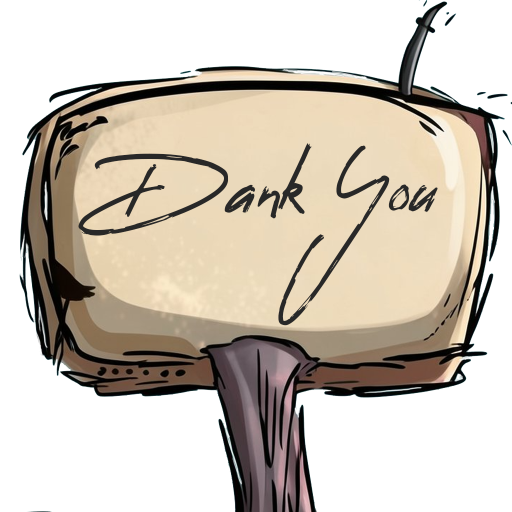
#> input picture icons/Dank you.png, 1024 x 1024 px, given in place of Iconic Polaroid.png, which was not available (shown at 1/2 size)
$ python process_iconic_polaroid.py
#> lines starting #> are read from the running program, lines starting #| are printed output that depends on the picture; pictures that were not available may be replaced by others from this repository, and a replacement may not be noted
#!/usr/bin/env python3
# -*- coding: utf-8 -*-
"""
Process the hand-painted 'Iconic Polaroid.png' into the polaroid
icon family (1024 PNG + multi-resolution ICO).

The source is 1920x1080 RGB with a solid (40, 40, 40) dark background
and cream (225, 213, 198) line art.  This script:

  1. Center-crops to 1080x1080 square.
  2. Reverse-composites the flat-background render into cream+alpha,
     so anti-aliased edges get correct partial transparency.
  3. Downscales to 1024x1024 with LANCZOS.
  4. Saves as icons/polaroid.png and multi-resolution .ico.
"""

import numpy as np
from PIL import Image
from pathlib import Path

HERE   = Path(__file__).resolve().parent
SRC    = HERE / 'Iconic Polaroid.png'
OUT_PNG = HERE / 'polaroid.png'
OUT_ICO = HERE / 'polaroid.ico'

BG    = np.array([40, 40, 40],   dtype=np.float32)
CREAM = np.array([225, 213, 198], dtype=np.float32)

src = np.asarray(Image.open(SRC).convert('RGB'), dtype=np.float32)
h, w = src.shape[:2]
#> h = 1024; w = 1024

# Center crop to square
s = min(h, w)
#> s = 1024
y0 = (h - s) // 2
#> y0 = 0
x0 = (w - s) // 2
#> x0 = 0
cropped = src[y0:y0 + s, x0:x0 + s]

# Reverse-composite: observed = cream * a + bg * (1-a)
# => a = (observed - bg) / (cream - bg)
# Use max over channels to keep sharp edges even if source has subtle
# color deviation.
denom = CREAM - BG
alpha_channels = np.clip((cropped - BG) / denom, 0.0, 1.0)
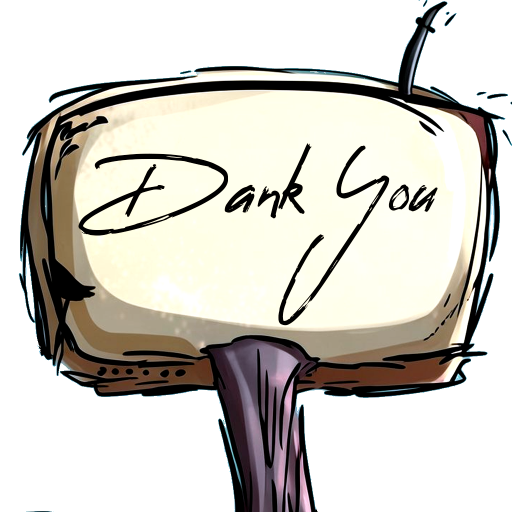
#> alpha_channels: shape (1024, 1024, 3) float32 (shown at 1/2 size); mean R, G, B 0.81, 0.799, 0.771
alpha = np.max(alpha_channels, axis=2)
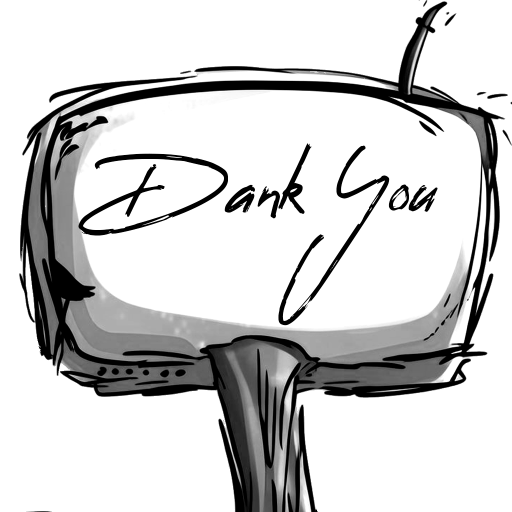
#> alpha: shape (1024, 1024) float32 (shown at 1/2 size); min 0, max 1, mean 0.814
alpha_u8 = (alpha * 255.0 + 0.5).astype(np.uint8)

rgba = np.zeros((s, s, 4), dtype=np.uint8)
rgba[..., 0] = int(CREAM[0])
rgba[..., 1] = int(CREAM[1])
rgba[..., 2] = int(CREAM[2])
rgba[..., 3] = alpha_u8
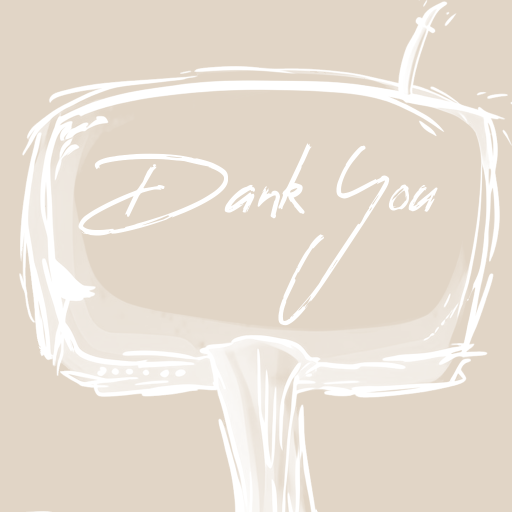
#> rgba: shape (1024, 1024, 4) (shown at 1/2 size); mean of channels 0, 1, 2, 3 225, 213, 198, 207.5; transparent parts drawn white

out = Image.fromarray(rgba, 'RGBA').resize((1024, 1024), Image.LANCZOS)
out.save(OUT_PNG)

sizes = [16, 24, 32, 48, 64, 128, 256]
out.save(OUT_ICO, format='ICO', sizes=[(z, z) for z in sizes])

print(f'wrote {OUT_PNG}')
print(f'wrote {OUT_ICO}')
